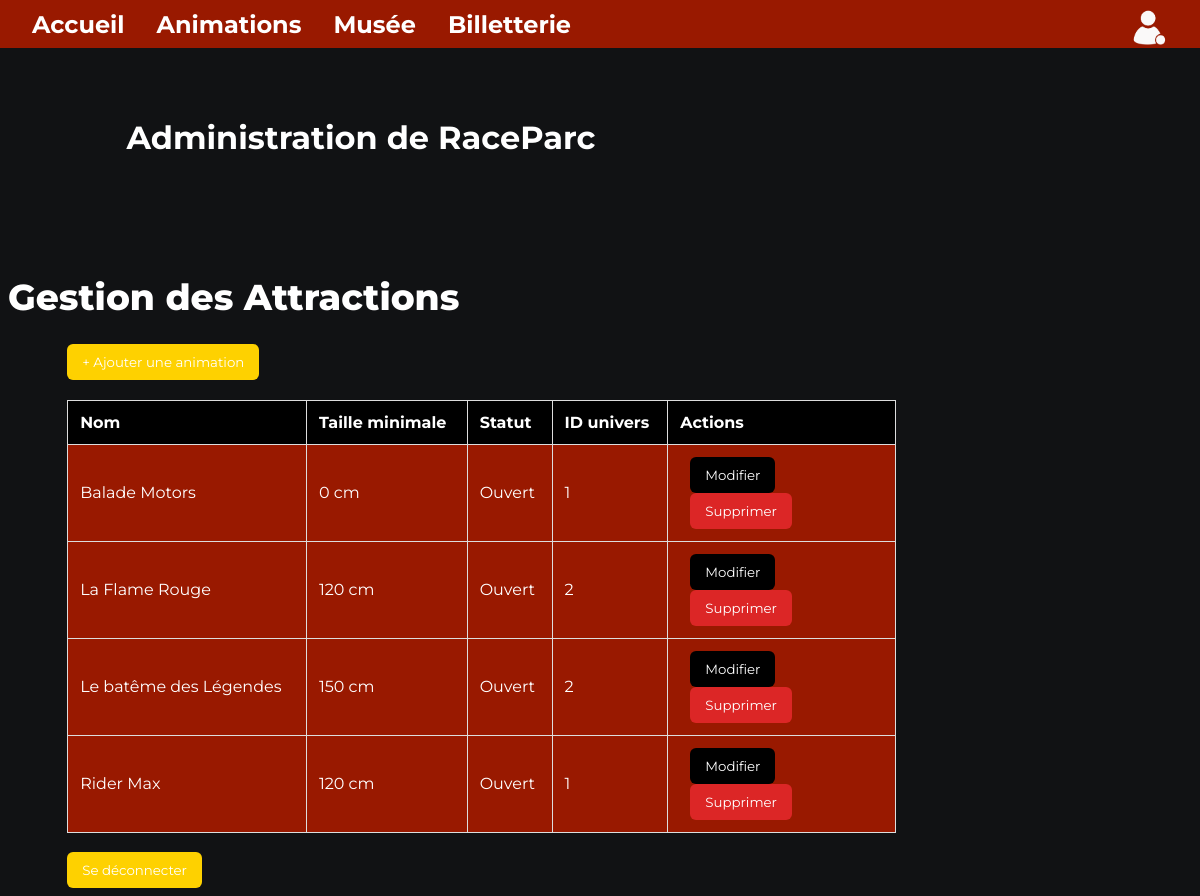
/Front/Admin.php (signed in), run on the app's committed database.
### tables this page shows
CREATE TABLE attractions(
   Nom VARCHAR(50),
   taille_min INT,
   statue VARCHAR(50) NOT NULL,
   attente VARCHAR(50),
   id_univers INT NOT NULL,
   PRIMARY KEY(Nom),
   FOREIGN KEY(id_univers) REFERENCES Univers(id_univers)
);

### Back/Class_Animation.php (called while the page is built, shortened)
<?php
class Animation
{
    private PDO $pdo;
    public function __construct(PDO $db)
    {
        $this->pdo = $db;
    }
    public function selecte(): array
    {
        $sql = "SELECT * FROM attractions";
        $stmt = $this->pdo->prepare($sql);
        $stmt->execute();
        return $stmt->fetchAll(PDO::FETCH_ASSOC);
    }
}
?>

### Front/Admin.php (the view, shortened to what this page needs)
<?php
require_once __DIR__ . '/../Back/PDO.php';
require_once __DIR__ . '/../Back/Class_Animation.php';
$animation = new Animation($pdo);
$animations = $animation->selecte();
?>
<!DOCTYPE html>
<html lang="fr">
    <head>
    <link rel="stylesheet" href="../Style.css">
</head>
<header>
        <nav class="navbar">
            <a class="aNavBar" href="../Index.html"><strong>Accueil</strong></a>
            <a class="aNavBar" href="Animation.html"><strong>Animations</strong></a>
            <a class="aNavBar" href="Musee.html"><strong>Musée</strong></a>
            <a class="aNavBar" href="Billetterie.html"><strong>Billetterie</strong></a>
            <div class="container_logo_login">
                <a class="logo_login" href="Login.php">
                    <img src="/illustrations/Icône profil avec badge circulaire.png" alt="Profil">
                </a>
            </div>
        </nav>
    </header>
<body>
    <h1 class="titre_Admin">Administration de RaceParc</h1>
    <div class='tableau_admin'>
        <h1 class="titre">Gestion des Attractions</h1>
        <button class="ajouter" onclick="ouvrirAjout()">
            + Ajouter une animation
        </button>
        <table>
            <thead>
                <tr>
                    <th>Nom</th>
                    <th>Taille minimale</th>
                    <th>Statut</th>
                    <th>ID univers</th>
                    <th>Actions</th>
                </tr>
            </thead>
            <tbody>
            <?php foreach ($animations as $a): ?>
                <tr>
                    <td><?= htmlspecialchars($a["Nom"]) ?></td>
                    <td><?= (int) $a["taille_min"] ?> cm</td>
                    <td><?= htmlspecialchars($a["statue"]) ?></td>
                    <td><?= (int) $a["id_univers"] ?></td>
                    <td>
                        <button
                            class="modifier"
                            onclick="ouvrirModification(
                                this.dataset.nom,
                                this.dataset.taille,
                                this.dataset.statue,
                                this.dataset.univers
                            )"
                            data-nom="<?= htmlspecialchars($a["Nom"], ENT_QUOTES, "UTF-8") ?>"
                            data-taille="<?= (int) $a["taille_min"] ?>"
                            data-statue="<?= htmlspecialchars($a["statue"], ENT_QUOTES, "UTF-8") ?>"
                            data-univers="<?= (int) $a["id_univers"] ?>">
                            Modifier
                        </button>
                        <button
                            class="supprimer"
                            onclick="ouvrirSuppression(this.dataset.nom)"
                            data-nom="<?= htmlspecialchars($a["Nom"], ENT_QUOTES, "UTF-8") ?>">
                            Supprimer
                        </button>
                    </td>
                </tr>
            <?php endforeach; ?>
            </tbody>
        </table>
    </div><br>
    <a href="../Back/logout.php">
        <button type="button" class='Logout'>Se déconnecter</button>
    </a>
</body>
</html>

### Style.css (style rules this page uses)
body { background-color: #111214; }
* { font-family: 'Montserrat', sans-serif; }
h1, h2, h3, p { color: #FFFFFF; }
.navbar { position: fixed; top: 0; left: 0; width: 100%; background-color: #991900; height: 3rem; display: flex; justify-content: space-between; align-items: center; z-index: 1000; font-size: 1.5rem; padding: 0 1rem; box-sizing: border-box; }
.navbar a { color: #FFFFFF; }
.aNavBar { text-decoration: none; color: black; margin: 0 1rem; }
.container_logo_login { margin-left: auto; height: 70%; width: auto; }
.logo_login { display: block; height: 100%; min-width: 40px; min-height: 40px; }
.logo_login img { width: 100%; height: 100%; object-fit: contain; }
.titre { margin: 5%; }
.titre { font-size: clamp(28px, 3vw, 42px); font-weight: 800; line-height: 1.2; margin: 0 0 25px; color: white; }
.titre_Admin { margin: 10%; }
button { border: none; padding: 10px 15px; border-radius: 6px; color: white; cursor: pointer; margin-left: 5%; }
.ajouter { background: #FED100 ; }
.modifier { background: black; }
.supprimer { background: #dc2626; }
.Logout { background: #FED100 ; }
table { width: 70%; border-collapse: collapse; background-color: #991900; margin-top: 20px; margin-left: 5%; }
th, td { padding: 12px; border: 1px solid #ddd; text-align: left; color: white; }
th { background: black; color: white; }

### data on the page
attractions: Nom "Balade Motors", taille_min "0", statue "Ouvert", id_univers "1"
attractions: Nom "La Flame Rouge", taille_min "120", statue "Ouvert", id_univers "2"
attractions: Nom "Le batême des Légendes", taille_min "150", statue "Ouvert", id_univers "2"
attractions: Nom "Rider Max", taille_min "120", statue "Ouvert", id_univers "1"
